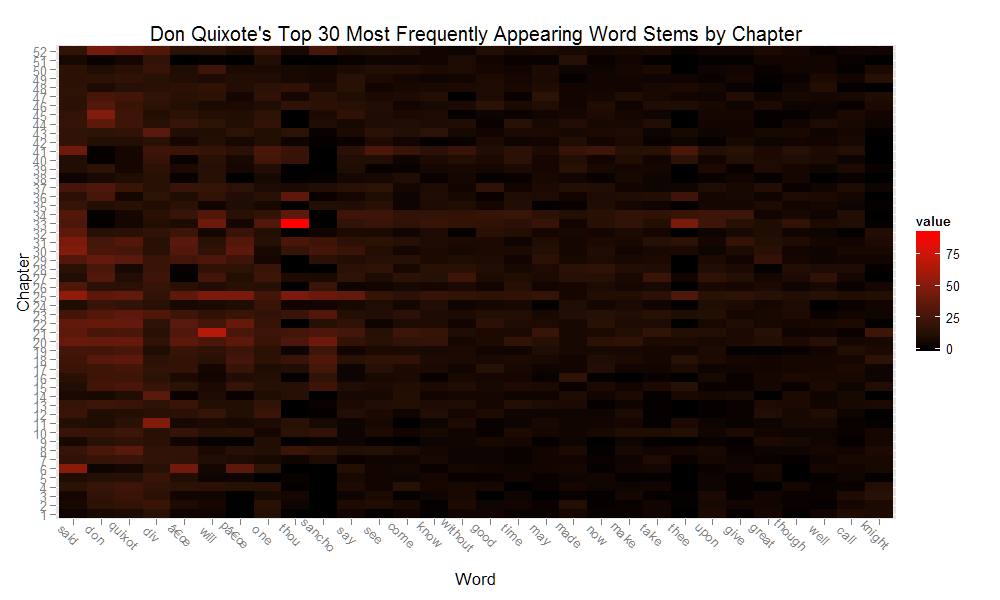

Generate this figure with R:
require(tm) # corpus
require(SnowballC) # stemming
require(plyr)
require(ggplot2)
require(reshape2)

dq_source <- DirSource(
  # indicate directory
  directory = file.path("DQenC"),
  # encodingencoding = "UTF-8", 
  pattern = "*.htm", # filename pattern
  recursive = FALSE, # visit subdirectories?
  ignore.case = FALSE) # ignore case in pattern?

dq_corpus <- Corpus(
  dq_source,
  readerControl = list(
    reader = readPlain, # read as plain text
    language = "en")) # 

dq_corpus <- tm_map(dq_corpus, tolower)

dq_corpus <- tm_map(
  dq_corpus,
  removePunctuation,
  preserve_intra_word_dashes = TRUE)

dq_corpus <- tm_map(
  dq_corpus,
  removeWords,
  stopwords("english"))

# Remove specific words
dq_corpus <- tm_map(
  dq_corpus,
  removeWords,
  c("the","meta","-"))

# getStemLanguages()
dq_corpus  <- tm_map(
  dq_corpus,
  stemDocument,
  lang = "english") #

dq_corpus <- tm_map(
  dq_corpus,
  stripWhitespace)

# Remove specific words
dq_corpus <- tm_map(
  dq_corpus,
  removeWords,
  c("the","meta","-"))


dq_tdm <- TermDocumentMatrix(dq_corpus)
dq_matrix <- as.matrix(dq_tdm)
dq_df <- data.frame(dq_matrix,
  word = rownames(dq_matrix),
  # necessary to call rowSums if have more than 1 document
  freq = rowSums(dq_matrix),
  stringsAsFactors = FALSE) 
dq_df <- dq_df[with(
  dq_df,
  order(freq, decreasing = TRUE)), ]

# Do not need the row names anymore
rownames(dq_df) <- NULL
row.names(dq_df) <- NULL




bar_df <- head(dq_df, 30)
bar_df$word <- factor(bar_df$word,
                      levels = bar_df$word,
                      ordered = TRUE)

df_melt <- melt(head(bar_df,30), id=c("word","freq"))

df_melt$variable <- factor(df_melt$variable,
                          levels = unique(df_melt$variable),
                          ordered = TRUE)


p <- ggplot(df_melt, aes(x = word, y = variable)) +
  geom_tile(aes(fill = value)) + scale_fill_gradient(low="black", high="red")+
  ggtitle("Don Quixote's Top 30 Most Frequently Appearing Word Stems by Chapter") +
  xlab("Word") + scale_y_discrete(labels=1:52)+
  ylab("Chapter") +theme(axis.text.x = element_text(angle = -45))

print(p)

ggsave(
  filename = "Viz3HeatMap.png",
  width = 10,
  height = 6,
  dpi = 100
)